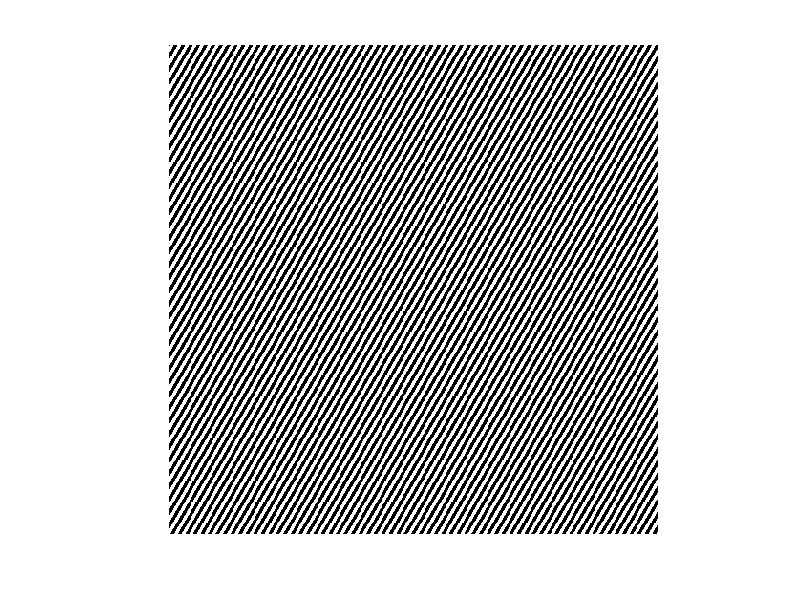
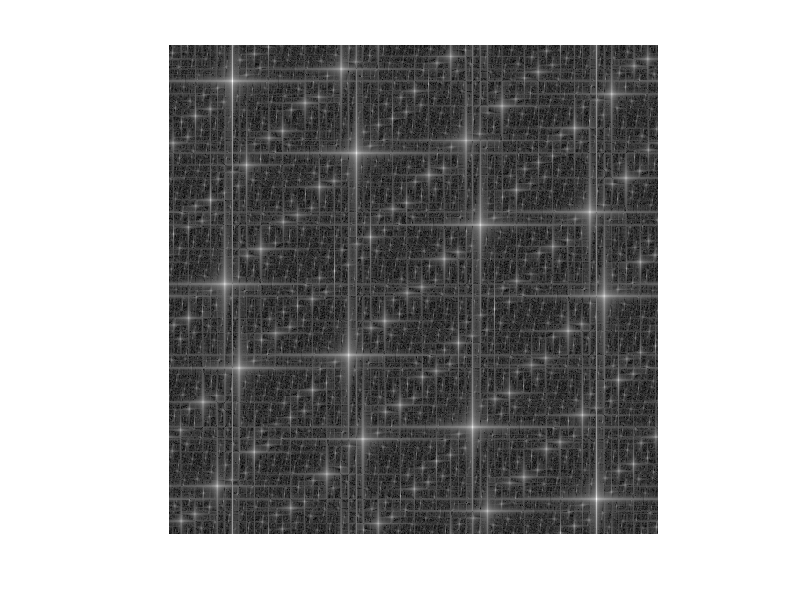

Here is the MATLAB script that generated these plots, in order:
clear all;
close all;

xsize = 512;
ysize = 512;

alpha1 = -pi/6;  % Rotationswinkel 1
alpha2 = pi/6;  % Rotationswinkel 2

% f2 = 380;     % Frequenz 2
% f1 = 180;     % Frequenz 1


f1 = 75;     % Frequenz 1
f2 = 75;     % Frequenz 2



a1 = 1;      % Amplitude 1
a2 = 1;      % Amplitude 2
phase1 = 0;
phase2 = 0;

[X,Y] = meshgrid([0:xsize-1]/xsize,[0:ysize-1]/ysize);
grid1 = cos(alpha1)*X + sin(alpha1)*Y;
grid2 = cos(alpha2)*X + sin(alpha2)*Y;

im=11;

%im = a1*sin(2*pi*f1*grid1 + phase1) + a2*sin(2*pi*f2*grid2 + phase2);
im=zeros(xsize,ysize);
imshow(im);
hold on
im =sign( a1*sin(2*pi*f1*grid1 + phase1));
imshow(im);
hold on
im=sign ( a2*sin(2*pi*f2*grid2 + phase2));
imshow(im);
%imshow(im,[-(a1+a2) a1+a2]);
%imshow(im);
%surf(im,'FaceColor','interp',...
%    'EdgeColor','none',...
%    'FaceLighting','phong');
%camlight left
%camlight headlight

figure;
IM = fft2(im);
IMd = log(1+abs(IM));
%imshow(fftshift(IMd/max(max(IMd))),[0 1]);
imshow((IMd/max(max(IMd))),[0 1]);

%surf(fftshift(abs(IM)),'FaceColor','interp',...
%    'EdgeColor','none',...
%    'FaceLighting','phong');
%camlight left
%camlight headlight